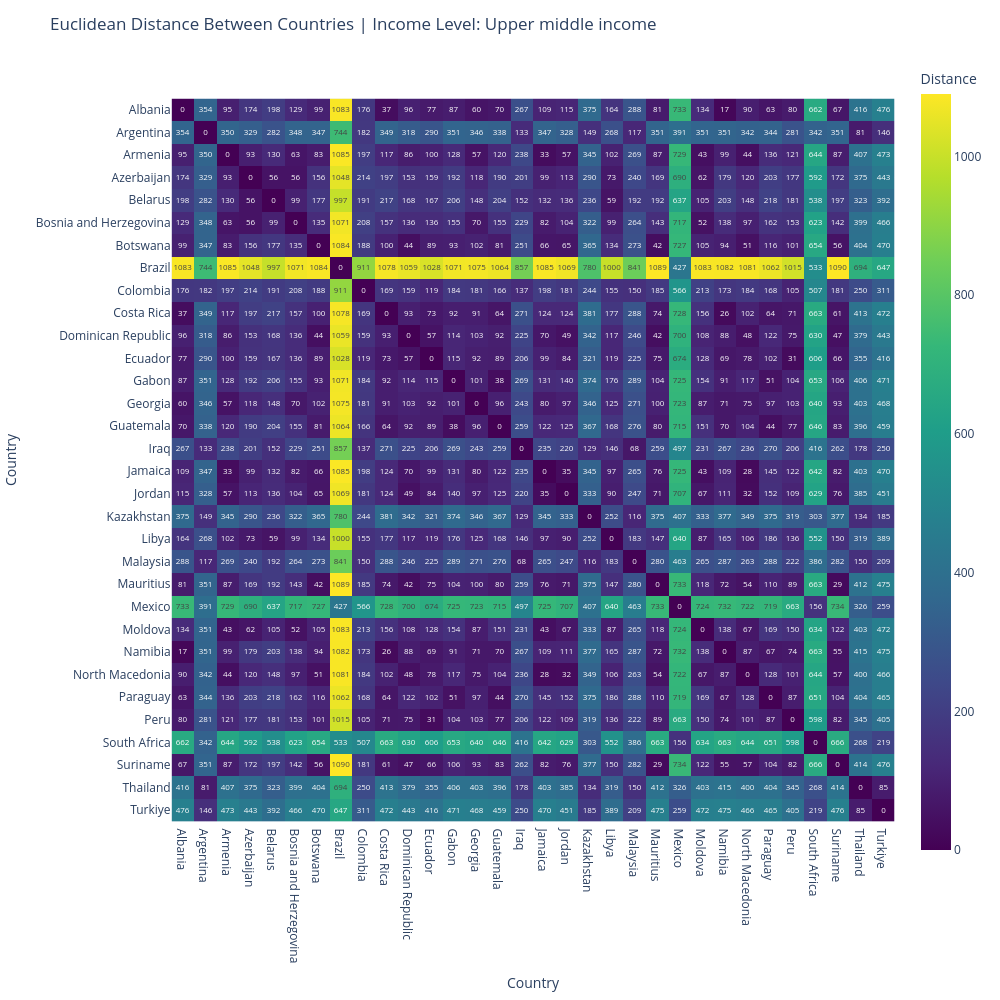

Here is the notebook cell this chart was saved with:
### Code cell
pca_upper, pca_coordinates_upper, series_labels_upper = run_pca_for_income_level("Upper middle income")

### Figure 1 — Plotly figure (JSON) as saved in the notebook; plotly's stock layout.template omitted (floating-point values rounded to 4 significant figures; data arrays with more than 128 entries replaced by an {"elided": "..."} marker saying what was removed)
{"data": [{"coloraxis": "coloraxis", "hovertemplate": "Country: %{x}<br>Country: %{y}<br>Distance: %{z}<extra></extra>", "name": "0", "texttemplate": "%{z:.0f}", "type": "heatmap", "x": ["Albania", "Argentina", "Armenia", "Azerbaijan", "Belarus", "Bosnia and Herzegovina", "Botswana", "Brazil", "Colombia", "Costa Rica", "Dominican Republic", "Ecuador", "Gabon", "Georgia", "Guatemala", "Iraq", "Jamaica", "Jordan", "Kazakhstan", "Libya", "Malaysia", "Mauritius", "Mexico", "Moldova", "Namibia", "North Macedonia", "Paraguay", "Peru", "South Africa", "Suriname", "Thailand", "Turkiye"], "xaxis": "x", "y": ["Albania", "Argentina", "Armenia", "Azerbaijan", "Belarus", "Bosnia and Herzegovina", "Botswana", "Brazil", "Colombia", "Costa Rica", "Dominican Republic", "Ecuador", "Gabon", "Georgia", "Guatemala", "Iraq", "Jamaica", "Jordan", "Kazakhstan", "Libya", "Malaysia", "Mauritius", "Mexico", "Moldova", "Namibia", "North Macedonia", "Paraguay", "Peru", "South Africa", "Suriname", "Thailand", "Turkiye"], "yaxis": "y", "z": {"elided": "32x32 float values"}}], "layout": {"coloraxis": {"colorbar": {"title": {"text": "Distance"}}, "colorscale": [[0, "#440154"], [0.1111, "#482878"], [0.2222, "#3e4989"], [0.3333, "#31688e"], [0.4444, "#26828e"], [0.5556, "#1f9e89"], [0.6667, "#35b779"], [0.7778, "#6ece58"], [0.8889, "#b5de2b"], [1, "#fde725"]]}, "height": 1000, "margin": {"t": 60}, "title": {"text": "Euclidean Distance Between Countries | Income Level: Upper middle income"}, "width": 1000, "xaxis": {"anchor": "y", "autorange": true, "constrain": "domain", "domain": [0, 1], "range": [-0.5, 31.5], "scaleanchor": "y", "title": {"text": "Country"}, "type": "category"}, "yaxis": {"anchor": "x", "autorange": true, "constrain": "domain", "domain": [0.04825, 0.9518], "range": [31.5, -0.5], "title": {"text": "Country"}, "type": "category"}}}
